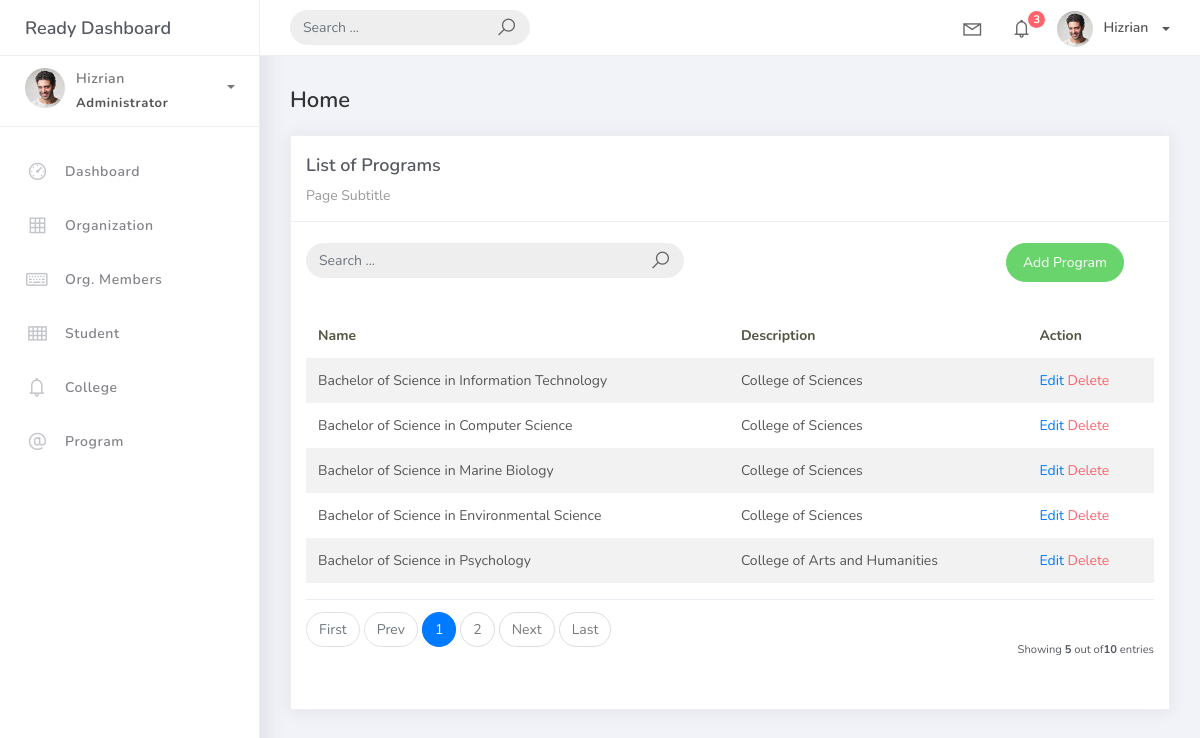
The page /program_list on the database its author committed.
### studentorg/models.py (models this page shows, shortened)
class BaseModel(models.Model):
    created_at = models.DateTimeField(auto_now_add=True, db_index=True)
    updated_at = models.DateTimeField(auto_now=True)
    class Meta:
        abstract = True

class Program(BaseModel):
    prog_name = models.CharField(max_length=150)
    college = models.ForeignKey(College, on_delete=models.CASCADE)

class College(BaseModel):
    college_name = models.CharField(max_length=150)
    def __str__(self):
        return self.college_name

### studentorg/views.py (the view)
# urls.py: path("program_list", ProgramList.as_view(), name="program-list"),
class ProgramList(ListView):
    model = Program
    context_object_name = "program"
    template_name = "program_list.html"
    paginate_by = 5
    def get_queryset(self, *args, **kwargs):
        qs = super(ProgramList, self).get_queryset(*args, **kwargs)
        if self.request.GET.get("q") != None:
            query = self.request.GET.get("q")
            qs = qs.filter(
                Q(prog_name__icontains=query)
                | Q(college__college_name__icontains=query)
            )
        return qs

### templates/program_list.html (shortened to what this page needs)
{% extends 'base.html' %} {% load static %} {% block content %}
<div class="content">
<div class="container-fluid">
<h4 class="page-title">Home</h4>
<div class="row">
    <div class="col-md-12">
    <div class="card">
        <div class="card-header">
        <div class="card-title">List of Programs</div>
        <div class="card-category">Page Subtitle</div>
        </div>
        <br />
        <div class="col-md-12 row">
        <div class="col-md-6">
            <form
            class="navbar-left navbar-form nav-search mr-md-3" action="{% url 'program-list' %}">
            <div class="input-group">
                <input
                type="text" placeholder="Search ... " class="form-control" name="q"/>
                <div class="input-group-append">
                <span class="input-group-text">
                    <i class="la la-search search-icon"></i>
                </span>
                </div>
            </div>
            </form>
        </div>
        <div class="col-md-6">
            <div class="pull-right">
            <a
                href="{% url 'program-add' %}" class="btn btn-success btn-rounded" >Add Program</a>
            </div>
        </div>
        </div>
        <div class="card-body">
        <table class="table table-striped mt-3">
            <thead>
            <tr>
                <th scope="col">Name</th>
                <th scope="col">Description</th>
                <th scope="col">Action</th>
            </tr>
            </thead>
            <tbody>
            {% for object in object_list %}
            <tr>
                <td>{{ object.prog_name }}</td>
                <td>{{ object.college }}</td>
                <td>
                <a href="program_list/{{ object.id }}">Edit</a>
                <a href="program_list/{{ object.id }}/delete" class="text-danger">Delete</a></td>
            </tr>
            {% endfor %}
            </tbody>
        </table>
        {% include 'includes/pagination.html' %}
        </div>
    </div>
    </div>
</div>
</div>
</div>
{% endblock %}

### rows shown on the page
Program: prog_name "Bachelor of Science in Information Technology", college "College of Sciences"
Program: prog_name "Bachelor of Science in Computer Science", college "College of Sciences"
Program: prog_name "Bachelor of Science in Marine Biology", college "College of Sciences"
Program: prog_name "Bachelor of Science in Environmental Science", college "College of Sciences"
Program: prog_name "Bachelor of Science in Psychology", college "College of Arts and Humanities"

### other values the page prints
{{ page_num }} "1"
{{ page_num }} "2"
{{ object_list.count }} "5"
{{ paginator.count }} "10"
